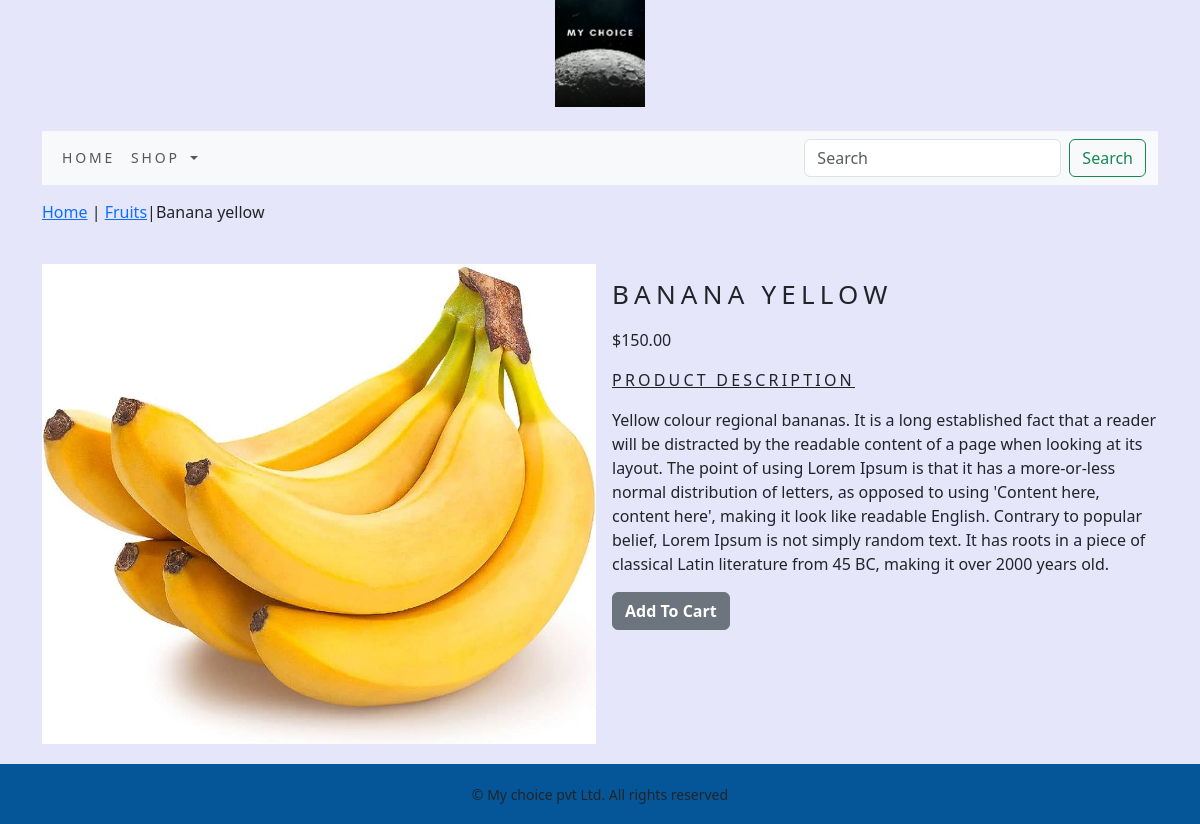
Page /shop/fruits/banana-yellow/ on the committed database.
### shop/models.py (models this page shows, shortened)
class Product(models.Model):
    name=models.CharField(max_length=250,unique=True)
    slug=models.SlugField(max_length=250,unique=True)
    description=models.TextField(blank=True)
    price=models.DecimalField(max_digits=10,decimal_places=2)
    category=models.ForeignKey(Category,on_delete=models.CASCADE)
    image=models.ImageField(upload_to='product',blank=True)
    stock=models.IntegerField()
    available=models.BooleanField(default=True)
    created=models.DateTimeField(auto_now_add=True)
    updated=models.DateTimeField(auto_now=True)
    class Meta:
        ordering = ('name',)
        verbose_name = 'product'
        verbose_name_plural = 'products'

class Category(models.Model):
    name=models.CharField(max_length=250,unique=True)
    slug=models.SlugField(max_length=250,unique=True)
    description=models.TextField(blank=True)
    image=models.ImageField(upload_to='category',blank=True)
    class Meta:
        ordering=('name',)
        verbose_name='category'
        verbose_name_plural='categories'
    def get_url(self):
        return reverse('shop:products_by_category',args=[self.slug])
    def __str__(self):
        return '{}'.format(self.name)

### shop/views.py (the view)
# urls.py: path('<slug:c_slug>/<slug:product_slug>/', views.productDetails, name="productCategoryDetails"),
def productDetails(request,c_slug,product_slug):
    try:
        product=Product.objects.get(category__slug=c_slug,slug=product_slug)
    except Exception as e:
        raise e
    return render(request,'product.html',{'product':product})

### cart/context_processors.py (called while the page is built)
def counter(request):
    item_count = 0
    if 'admin' in request.path:
        return {}
    else:
        try:
            cart= Cart.objects.filter(cart_id=_cart_id(request))
            cart_items=CartItem.objects.all().filter(cart=cart[:1])
            for cart_item in cart_items:
                item_count += cart_item.quantity
        except Cart.DoesNotExist:
            item_count=0
    return dict(item_count=item_count)

### cart/views.py (called while the page is built)
def _cart_id(request):
    cart= request.session.session_key
    if not cart:
        cart=request.session.create()
    return cart

### shop/context_processors.py (called while the page is built)
def menu_links(request):
    links=Category.objects.all()
    return dict(links=links)

### templates/product.html (shortened to what this page needs)
{% extends 'base.html' %}
{% load static %}
{% block content %}
<div class="row my_prod_row_class">
  <div class="mx-auto">
    <p><a href="{% url 'shop:allProdCat' %}">Home</a> | <a href="{{product.category.get_url}}">{{product.category}}</a>|{{product.name}}</p>
   </div>
    <div class="container"><br>
        <div class="row">
            <div class="col-12 col-sm-12 col-md-12 col-lg-6 text-center">
                <div style="min-width;18rem;">
                <img src="{{product.image.url}}" alt="{{product.name}}" style="max-width: 90vh;max-height: 60vh;">
                </div>
            </div>
     <div class="col-12 col-sm-12 col-md-12 col-lg-6">
     <div>
      <h1 class="my_prod_title">{{product.name}}</h1>
     <p>${{product.price}}</p>
      <p class="my_title"><u>Product Description</u></p>
      <p class="text-justify my_prod_text">{{product.description}}</p>
      {% if product.stock <= 0 %}
      <p class="text-justify my_prod_text"><b style="color:red;">Out Of Stock</b></p>
      {% else %}
      <a class="btn btn-secondary" href="{% url 'cart:add_cart' product.id %}"> <b>Add To Cart</b></a>
      {% endif %}
    </div>
  </div>
  </div>
</div>
</div>
{% endblock %}

### static/css/custom.css (style rules this page uses)
body { background-color: Lavender !important; font-family: 'Poppins', sans-serif; }
.my_title { font_size:16px; text-transform:uppercase; letter-spacing:.2em; }
.my_prod_row_class { padding-top:15px; padding-bottom:20px; }
.my_prod_title { font-size:26px; text-transform:uppercase; letter-spacing:.2em; padding-top:15px; padding-bottom:10px; }

### rows in the picture
Product: category "Fruits", name "Banana yellow", image (picture), name "BANANA YELLOW", price "150.00", description "Yellow colour regional bananas. It is a long established fact that a reader will be distracted by the readable content of a page when looking at its layout. The point of using Lorem Ipsum is that it has a more-or-less normal distribution of letters, as opposed to using 'Content here, content here', making it look like readable English. Contrary to popular belief, Lorem Ipsum is not simply random text. It has roots in a piece of classical Latin literature from 45 BC, making it over 2000 years old."
